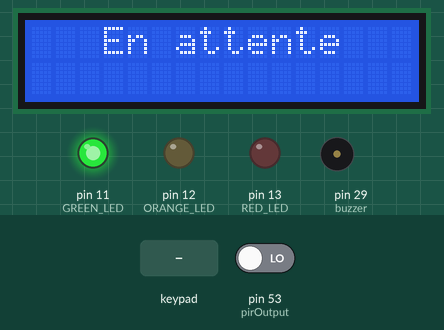
A sketch run on a simulated Arduino Mega 2560, built with avr-gcc and run on an emulated ATmega2560. Shown: 16×2 character LCD, output pins drawn as LEDs (lit = HIGH), buzzer (waves = sounding, pin HIGH). The test bench sets the inputs (shaded band); at power-on: pin 53 (pirOutput) LOW.

Above: at 3.2 s.
3.3 s: pin 53 (pirOutput) driven HIGH
At 4.7 s:
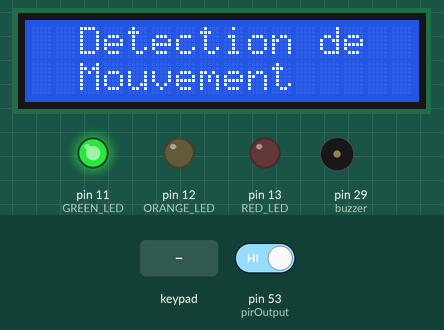
6.3 s: keypad keys 1 2 3 4 5 6 pressed 0.4 s apart
At 9.7 s:
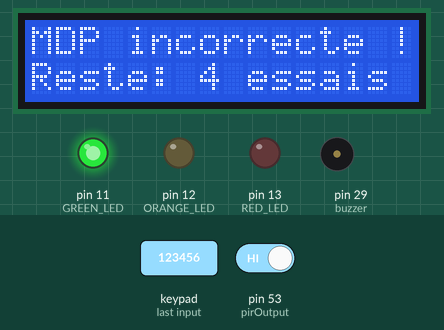
10.2 s: keypad keys 2 6 0 9 0 0 pressed 0.4 s apart
At 12.11 s:
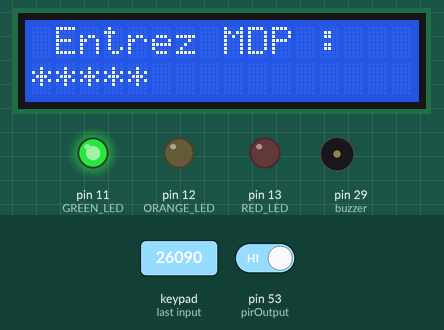
15.6 s: key '1' pressed
At 16.4 s:
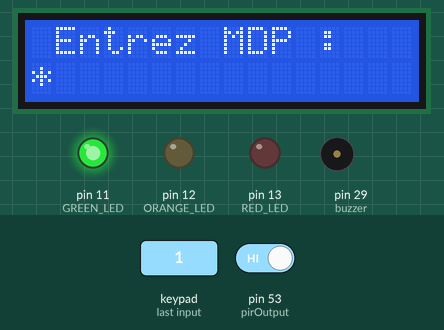
17.1 s: key '2' pressed
At 17.5 s:
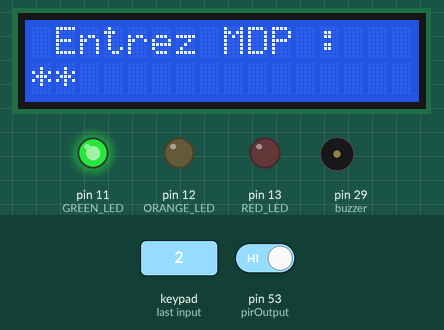
Timing chart, 0 to 19.6 s (numbered marks = the images above; inputs shaded):
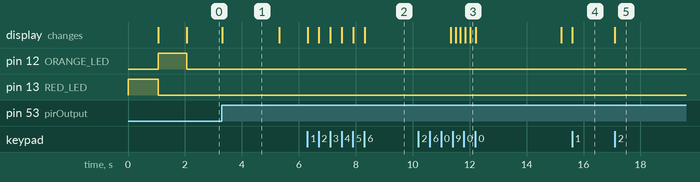

Measured:
- after the input at 3.3 s, the display: changes at once (image 1)
- after the input at 6.3 s, the display: first changes at once (image 2 shows a later state)
- after the input at 10.2 s, the display: first changes after 1.1 s (image 3 shows a later state)
- after the input at 15.6 s, the display: changes at once (image 4)
- after the input at 17.1 s, the display: changes at once (image 5)
- what the display in image 1 shows lasts 2.0 s, from 3.3 s to 5.3 s

The sketch:

main.ino
```cpp
#include <LiquidCrystal.h>  // Utilisation de la librairie LiquidCrytal.h pour l'écran
#include <Keypad.h>         // Bibliothèque pour le 8 push buttons

// Constantes
#define PASSLENGTH 6
#define ROWS 4
#define COLS 4
#define MAX_TESTS 5

/* Définition des LEDs */
int RED_LED     = 13;
int ORANGE_LED  = 12;
int GREEN_LED   = 11;

/* Définition de l'écran*/
// Définition des broches RS, E, et Data (DB4 à DB7)
LiquidCrystal lcd_16x2(2, 3, 4, 5, 6, 7);

/* Définition du capteur*/
// Définir où se trouve la sortie du capteur
int pirOutput = 53;

// Définir où se trouve le buzzer (ou la base du transistor en l'occurence)
int buzzer    = 29;

/* Définition du pad 4x4 */
// Définir où se trouve chaque pin des bouttons
byte K0  = 31;
byte K1  = 33;
byte K2  = 35;
byte K3  = 37;
byte K4  = 39;
byte K5  = 41;
byte K6  = 43;
byte K7  = 45;

// Créer un keypad avec la librairie Keypad.h
const char kp4x4Keys[ROWS][COLS] = {
  {'1', '2', '3', 'S'},
  {'4', '5', '6', 'G'},
  {'7', '8', '9', 'L'},
  {'E', '0', 'X', 'P'}
};
byte rowPins[ROWS] = {K0, K1, K2, K3};  // Connecter les lignes
byte colPins[COLS] = {K7, K6, K5, K4};  // Connecter les colonnes

// Nombre d'essais effectués
static int test = 0;

Keypad kp4x4 = Keypad(makeKeymap(kp4x4Keys), rowPins, colPins, ROWS, COLS);

void setup() {

  Serial.begin(9600);

  // Setup des LEDs
  pinMode(RED_LED, OUTPUT);
  pinMode(ORANGE_LED, OUTPUT);
  pinMode(GREEN_LED, OUTPUT);
  digitalWrite(RED_LED, HIGH);      delay(1000);

  // Setup du capteur
  pinMode(pirOutput, INPUT);
  digitalWrite(pirOutput, LOW);

  // Setup de l'écran
  lcd_16x2.begin(16, 2);
  digitalWrite(RED_LED, LOW);       digitalWrite(ORANGE_LED, HIGH);   delay(1000);

  // Setup du buzzer
  pinMode(buzzer, OUTPUT);
  digitalWrite(buzzer, LOW);

  digitalWrite(ORANGE_LED, LOW);    digitalWrite(GREEN_LED, HIGH);

}

bool pass_verify() {
  // Déclaration du mot de passe qu'il faudra rentrer
  static const char password[PASSLENGTH] = "123456";

  // Déclaration du mot de passe piégé
  static const char fakePassword[PASSLENGTH] = "260900";

  // Déclaration d'un tableau qui récupèrera toutes les valeurs entrées
  static char passToVerify[PASSLENGTH+1];

  // Déclaration d'une variable pour compter le nombre de touches appuyées
  int n = 0;

  // Déclaration d'une variable pour avoir un index
  int index = 0;

  while (n < sizeof(password)) {
    // Lire les touches du pad appuyées
    char pressedKey = kp4x4.getKey();

    // Vérifier quand une touches est appuyée
    if (pressedKey) {

      // Afficher caractère "étoile" à chaque appuie {TODO WORKSHOP}
      lcd_16x2.setCursor(index++, 2);
      lcd_16x2.print("*");

      // Insérer les touches appuyées dans le tableau
      passToVerify[n] = pressedKey;
      n++;

      if (n == PASSLENGTH) {

        // Vérifier si le mot de passe entré correspond au mot de passe voulu
        if (strcmp(passToVerify, password) == 0) {

          n = 0;
          return true;

        } else if (strcmp(passToVerify, fakePassword) == 0) {

          // TODO : Feature alarme différente

          n = 0;
          return false;

        } else {

          n = 0;
          return false;

        }

      }

    }

  }

}

void lcd_16x2_home() {

  lcd_16x2.clear();
  lcd_16x2.setCursor(0, 0);

}

void loop() {
  // Variable pour créer une fausse boucle tant que le mot de passe n'a pas été ou a été trouvé
  bool fakeLoop = false;

  // Vérifier si le capteur a détecté un mouvement
  if(digitalRead(pirOutput) == HIGH) {
    lcd_16x2_home();            lcd_16x2.print("  Detection de");
    lcd_16x2.setCursor(0, 1);   lcd_16x2.print("  Mouvement");
    delay(2000);

    fakeLoop = true;

  } else {

      // Attendre un mouvement
      lcd_16x2.setCursor(0, 0);
      lcd_16x2.print("   En attente");

  }

  while (fakeLoop) {

    lcd_16x2_home();
    lcd_16x2.print(" Entrez MDP : ");

    bool test_pass = pass_verify();

    if (test_pass) {

      // Mot de passe correcte
      lcd_16x2_home();
      lcd_16x2.print(" Bienvenue ");

      // Bip toutes les 500ms pendant 500ms 3 fois
      int count = 0;
      while (count < 3) {

        sound_good_pass();
        count++;

      }

      lcd_16x2.clear();
      fakeLoop = false;

    } else {

      // Mot de passe incorrecte
      test++;

      if (test < MAX_TESTS) {

        lcd_16x2_home();
        lcd_16x2.print("MDP incorrecte !");
        lcd_16x2.setCursor(0, 1);
        lcd_16x2.print("Reste: "); lcd_16x2.print(MAX_TESTS-test); lcd_16x2.print(" essais");
        delay(3000);
        lcd_16x2.clear();

      } else {

        lcd_16x2.clear();
        lcd_16x2.setCursor(0, 1);
        lcd_16x2.print("   MDP bloque");

        // Alarm
        int count = 0;
        while (count < 5) {

          alarm();
          count++;

        }

        lcd_16x2.clear();

        fakeLoop = false;
        test = 0;

      }

    }

  }

}

void sound_good_pass(void) {

  digitalWrite(buzzer, HIGH);
  delay(500);
  digitalWrite(buzzer, LOW);
  delay(500);

}

void alarm(void) {

  digitalWrite(buzzer, HIGH);
  delay(1500);
  digitalWrite(buzzer, LOW);
  delay(100);
  digitalWrite(buzzer, HIGH);
  delay(500);
  digitalWrite(buzzer, LOW);
  delay(100);

}
```
